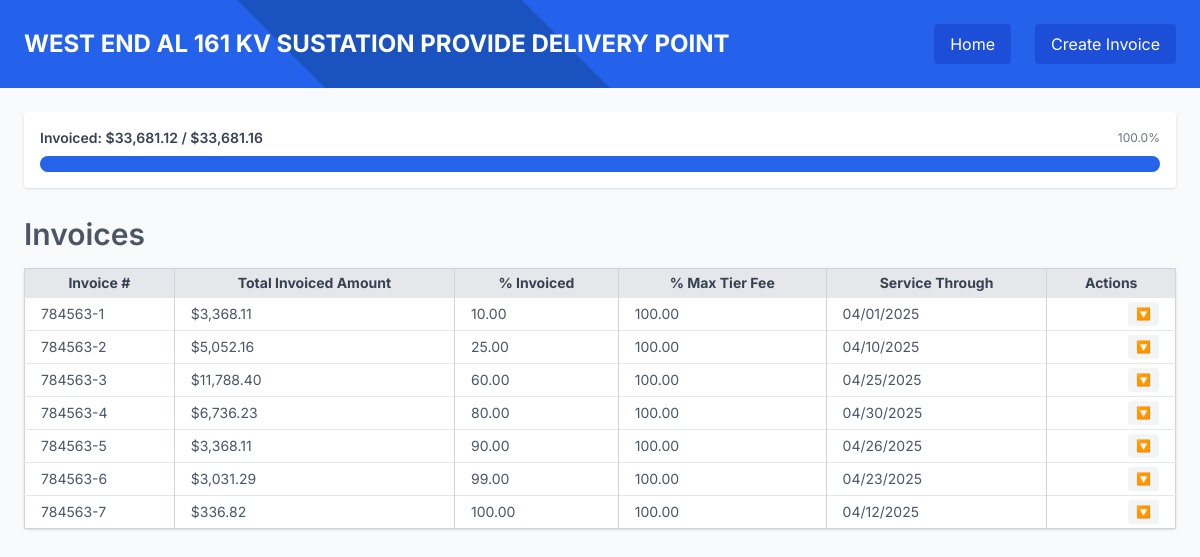
/invoices/12, run on the app's committed database.
### backend/models.py (models this page shows)
class Project(MainBase):
    __tablename__ = "projects_table"
    id = Column(Integer, primary_key=True, index=True)
    wo_date = Column(String)
    project_name = Column(String)
    wo_number = Column(String)
    bmcd_number = Column(String)
    po_number = Column(String)
    tao_number = Column(String)
    contract_number = Column(String)
    total_labor_amount = Column(Numeric(12, 2), default=0.00)
    total_expenses_amount = Column(Numeric(12, 2), default=0.00)
    total_travel_amount = Column(Numeric(12, 2), default=0.00)
    total_tier_fee = Column(Numeric(12, 2), default=0.00)
    total_budget_amount = Column(Numeric(12, 2), default=0.00)
    subtasks = relationship("Subtask", back_populates="project", cascade="all, delete-orphan")
    invoices = relationship("Invoice", back_populates="project", cascade="all, delete-orphan")

class Invoice(MainBase):
    __tablename__ = "invoices_table"
    id = Column(Integer, primary_key=True, index=True)
    project_id = Column(Integer, ForeignKey("projects_table.id", ondelete="CASCADE"), nullable=False)
    tier_fee_percentage = Column(Numeric(12, 2), default=0.00)
    invoice_percentage = Column(Numeric(12, 2), default=0.00)
    invoice_number = Column(String)
    invoice_through_date = Column(String)
    invoice_creation_date = Column(String)
    project = relationship("Project", back_populates="invoices")
    invoice_items = relationship("InvoiceAmount", back_populates="invoice", cascade="all, delete-orphan")

### backend/routers/invoices.py (the view)
@router.get("/invoices/{project_id}", response_class=HTMLResponse)
def view_project_invoices_page(project_id: int, request: Request, db: Session = Depends(get_main_db)):
    project = db.query(Project).filter(Project.id == project_id).first()
    if not project:
        raise HTTPException(status_code=404, detail="Project not found")
    invoices = project.invoices
    total_budget = project.total_budget_amount
    invoice_data = []
    total_invoiced = Decimal("0.00")
    for invoice in invoices:
        total_amount = sum((item.invoice_amount for item in invoice.invoice_items), Decimal("0.00"))
        total_invoiced += total_amount
        formatted_through_date = datetime.strptime(invoice.invoice_through_date, "%Y-%m-%d").strftime("%m/%d/%Y")
        invoice_data.append({
            "invoice": invoice,
            "total_amount": total_amount,
            "formatted_through_date": formatted_through_date
        })
    contributions = [
        {
            "number": row["invoice"].invoice_number,
            "percent": (row["total_amount"] / project.total_budget_amount * Decimal("100")).quantize(Decimal("0.01")),
            "amount": row["total_amount"]
        }
        for row in invoice_data
    ]
    return templates.TemplateResponse("invoice_list.html", {
        "request": request,
        "project": project,
        "invoices": invoice_data,
        "total_invoiced": total_invoiced,
        "total_budget": total_budget,
        "contributions": contributions
    })

### frontend/templates/invoice_list.html
{% extends "base.html" %}
{% block content %}
<div
  class="w-full bg-blue-600 py-6 mb-6 bg-cover bg-center bg-no-repeat relative"
  style="background-image: url('/static/images/burns_logo.png');"
>
  <div class="absolute inset-0 bg-blue-600 bg-opacity-70 z-0"></div>
  <div class="relative z-10">
    <div class="flex flex-col md:flex-row justify-between items-center gap-4">
      <h1 class="text-2xl font-bold text-white ml-0 md:ml-6">
        {{ project.project_name }}
      </h1>
      <div class="flex gap-2 mr-0 md:mr-6">
        <a
          href="/projects/"
          class="bg-blue-700 text-white px-4 py-2 mr-4 rounded hover:bg-blue-800 whitespace-nowrap"
        >
          Home
        </a>
        <a href="#"
          hx-get="/invoices/create/{{ project.id }}"
          hx-target="#create-invoice"
          hx-swap="innerHTML"
          class="bg-blue-700 text-white px-4 py-2 rounded hover:bg-blue-800 whitespace-nowrap"
        >
          Create Invoice
        </a>
      </div>
    </div>
  </div>
</div>
<div class="pt-0 pl-6 pr-6">
  <div class="bg-white shadow rounded p-4 mb-4">
    <div class="flex justify-between items-center mb-2">
      <h3 class="text-sm font-semibold text-gray-700">Invoiced: ${{ "{:,.2f}".format(total_invoiced) }} / ${{ "{:,.2f}".format(total_budget) }}</h3>
      <span class="text-xs text-gray-500">
        {{ "{:.1f}".format((total_invoiced / total_budget) * 100 if total_budget > 0 else 0) }}%
      </span>
    </div>
    <div class="w-full bg-gray-200 rounded-full h-4">
      <div
        class="bg-blue-600 h-4 rounded-full"
        style="width: {{ (total_invoiced / total_budget) * 100 if total_budget > 0 else 0 }}%;"
      ></div>
    </div>
  </div>
</div>
<div class="pt-3 pl-6 pr-6">
  <div class="flex justify-between items-center mb-4">
    <h3 class="text-3xl font-semibold text-gray-600">Invoices</h3>
  </div>
  <table class="w-full text-sm table-auto border border-gray-300 rounded bg-white shadow">
    <thead class="bg-gray-200 text-gray-700">
      <tr>
        <th class="px-4 py-1 border-r border-gray-300 whitespace-nowrap">Invoice #</th>
        <th class="px-4 py-1 border-r border-gray-300 whitespace-nowrap">Total Invoiced Amount</th>
        <th class="px-4 py-1 border-r border-gray-300 whitespace-nowrap">% Invoiced</th>
        <th class="px-4 py-1 border-r border-gray-300 whitespace-nowrap">% Max Tier Fee</th>
        <th class="px-4 py-1 border-r border-gray-300 whitespace-nowrap">Service Through</th>
        <th class="px-4 py-1 border-r border-gray-300 whitespace-nowrap">Actions</th>
      </tr>
    </thead>
    <tbody id="invoice-table-body">
      {% include "components/invoice_row.html" %}
    </tbody>
  </table>
</div>
{% endblock %}

### frontend/templates/components/invoice_row.html (shortened to what this page needs)
{% for row in invoices %}
  {% set invoice = row.invoice %}
<tr class="border-t hover:bg-gray-50">
  <td class="px-4 py-1 border-r border-gray-300 whitespace-nowrap">{{ invoice.invoice_number }}</td>
  <td class="px-4 py-1 border-r border-gray-300 whitespace-nowrap">${{ "{:,.2f}".format(row.total_amount) }}</td>
  <td class="px-4 py-1 border-r border-gray-300 whitespace-nowrap">{{ invoice.invoice_percentage }}</td>
  <td class="px-4 py-1 border-r border-gray-300 whitespace-nowrap">{{ invoice.tier_fee_percentage }}</td>
  <td class="px-4 py-1 border-r border-gray-300 whitespace-nowrap">{{ row.formatted_through_date }}</td>
  <td class="relative px-4 py-1 text-sm text-right" x-data="{ open: false }">
    <button @click="open = !open" class="bg-gray-100 text-blue-600 hover:underline text-xs px-2 py-1 rounded">
      🔽
    </button>
  </td>
</tr>
{% else %}
<tr>
  <td colspan="6" class="text-center text-gray-500 py-4">
    No invoices found.
  </td>
</tr>
{% endfor %}

### frontend/templates/base.html (style rules this page uses)
body { font-family: 'Inter', sans-serif; }

### data on the page
Project: project_name "WEST END AL 161 KV SUSTATION PROVIDE DELIVERY POINT", total_budget_amount "33,681.16", total_budget_amount "100.0"
Invoice: invoice_number "784563-1", invoice_percentage "10.00", tier_fee_percentage "100.00"
Invoice: invoice_number "784563-2", invoice_percentage "25.00", tier_fee_percentage "100.00"
Invoice: invoice_number "784563-3", invoice_percentage "60.00", tier_fee_percentage "100.00"
Invoice: invoice_number "784563-4", invoice_percentage "80.00", tier_fee_percentage "100.00"
Invoice: invoice_number "784563-5", invoice_percentage "90.00", tier_fee_percentage "100.00"
Invoice: invoice_number "784563-6", invoice_percentage "99.00", tier_fee_percentage "100.00"
Invoice: invoice_number "784563-7", invoice_percentage "100.00", tier_fee_percentage "100.00"

### other printed values
{{ "{:,.2f}".format(total_invoiced) }} "33,681.12"
{{ "{:,.2f}".format(row.total_amount) }} "3,368.11" "5,052.16" "11,788.40" "6,736.23" "3,368.11" "3,031.29" "336.82"
{{ row.formatted_through_date }} "04/01/2025" "04/10/2025" "04/25/2025" "04/30/2025" "04/26/2025" "04/23/2025" "04/12/2025"
